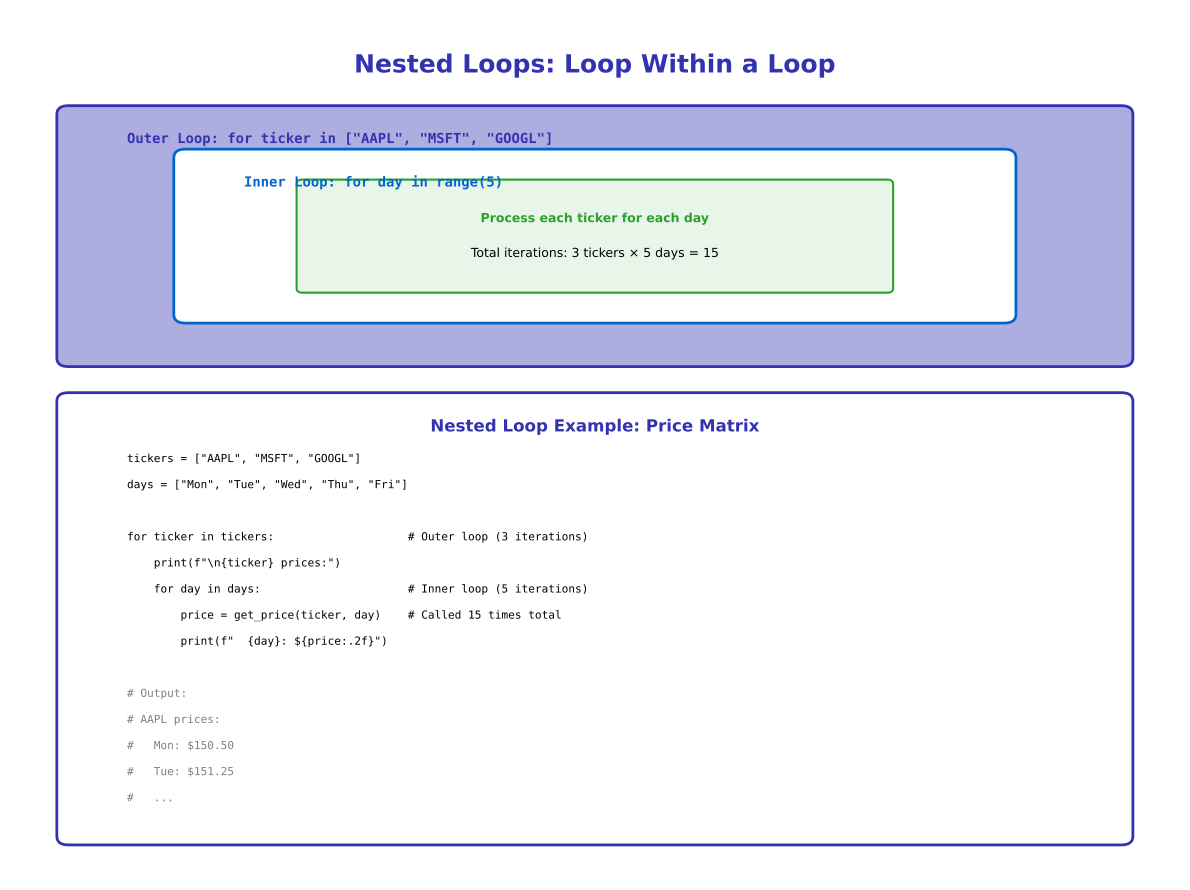

Here is the Python script that generated this plot:
"""Generated chart with course color palette"""
import matplotlib.pyplot as plt
import matplotlib.patches as patches
from matplotlib.patches import FancyBboxPatch, Rectangle, Circle, FancyArrowPatch, Wedge
import numpy as np
import pandas as pd
import seaborn as sns
from pathlib import Path

# Standard matplotlib configuration
plt.rcParams.update({
    'font.size': 10,
    'axes.labelsize': 10,
    'axes.titlesize': 11,
    'xtick.labelsize': 9,
    'ytick.labelsize': 9,
    'legend.fontsize': 9,
    'figure.figsize': (10, 6),
    'figure.dpi': 150
})

# Course colors
MLPURPLE = '#3333B2'
MLLAVENDER = '#ADADE0'
MLBLUE = '#0066CC'
MLORANGE = '#FF7F0E'
MLGREEN = '#2CA02C'
MLRED = '#D62728'

# Map old colors to course colors
COLOR_PRIMARY = MLPURPLE
COLOR_SECONDARY = MLPURPLE
COLOR_ACCENT = MLBLUE
COLOR_LIGHT = MLLAVENDER
COLOR_GREEN = MLGREEN
COLOR_ORANGE = MLORANGE
COLOR_RED = MLRED


fig, ax = plt.subplots(figsize=(12, 9))
ax.set_xlim(0, 10)
ax.set_ylim(0, 10)
ax.axis('off')

ax.text(5, 9.5, 'Nested Loops: Loop Within a Loop', ha='center', va='top',
        fontsize=18, fontweight='bold', color=COLOR_SECONDARY)

# Outer loop
outer_box = FancyBboxPatch((0.5, 6.0), 9, 2.8, boxstyle="round,pad=0.1",
                           edgecolor=COLOR_PRIMARY, facecolor=COLOR_LIGHT, linewidth=2)
ax.add_patch(outer_box)
ax.text(1, 8.6, 'Outer Loop: for ticker in ["AAPL", "MSFT", "GOOGL"]', ha='left', va='top',
        fontsize=10, family='monospace', fontweight='bold', color=COLOR_SECONDARY)

# Inner loop
inner_box = FancyBboxPatch((1.5, 6.5), 7, 1.8, boxstyle="round,pad=0.1",
                           edgecolor=COLOR_ACCENT, facecolor='white', linewidth=2)
ax.add_patch(inner_box)
ax.text(2, 8.1, 'Inner Loop: for day in range(5)', ha='left', va='top',
        fontsize=10, family='monospace', fontweight='bold', color=COLOR_ACCENT)

# Process
process_box = FancyBboxPatch((2.5, 6.8), 5, 1.2, boxstyle="round,pad=0.05",
                             edgecolor=COLOR_GREEN, facecolor='#E8F5E9', linewidth=1.5)
ax.add_patch(process_box)
ax.text(5, 7.6, 'Process each ticker for each day', ha='center', va='center',
        fontsize=9, fontweight='bold', color=COLOR_GREEN)
ax.text(5, 7.2, 'Total iterations: 3 tickers × 5 days = 15', ha='center', va='center',
        fontsize=9, color='black')

# Example output
example_box = FancyBboxPatch((0.5, 0.5), 9, 5.0, boxstyle="round,pad=0.1",
                             edgecolor=COLOR_SECONDARY, facecolor='white', linewidth=2)
ax.add_patch(example_box)
ax.text(5, 5.3, 'Nested Loop Example: Price Matrix', ha='center', va='top',
        fontsize=12, fontweight='bold', color=COLOR_SECONDARY)

code_lines = [
    'tickers = ["AAPL", "MSFT", "GOOGL"]',
    'days = ["Mon", "Tue", "Wed", "Thu", "Fri"]',
    '',
    'for ticker in tickers:                    # Outer loop (3 iterations)',
    '    print(f"\\n{ticker} prices:")',
    '    for day in days:                      # Inner loop (5 iterations)',
    '        price = get_price(ticker, day)    # Called 15 times total',
    '        print(f"  {day}: ${price:.2f}")',
    '',
    '# Output:',
    '# AAPL prices:',
    '#   Mon: $150.50',
    '#   Tue: $151.25',
    '#   ...',
]

y_pos = 4.9
for line in code_lines:
    if line.startswith('#'):
        color = '#808080'
    else:
        color = 'black'
    ax.text(1, y_pos, line, ha='left', va='top',
            fontsize=8, family='monospace', color=color)
    y_pos -= 0.3

plt.tight_layout()
plt.savefig('chart.pdf', dpi=300, bbox_inches='tight')
plt.close()
